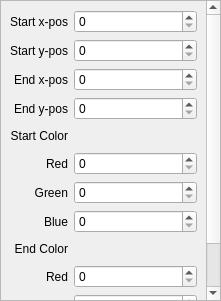
<?xml version="1.0" encoding="UTF-8"?>
<ui version="4.0">
 <class>Form</class>
 <widget class="QWidget" name="Form">
  <property name="geometry">
   <rect>
    <x>0</x>
    <y>0</y>
    <width>221</width>
    <height>301</height>
   </rect>
  </property>
  <property name="windowTitle">
   <string>Form</string>
  </property>
  <layout class="QGridLayout" name="gridLayout">
   <property name="leftMargin">
    <number>0</number>
   </property>
   <property name="topMargin">
    <number>0</number>
   </property>
   <property name="rightMargin">
    <number>0</number>
   </property>
   <property name="bottomMargin">
    <number>0</number>
   </property>
   <property name="horizontalSpacing">
    <number>6</number>
   </property>
   <item row="0" column="0">
    <widget class="QScrollArea" name="scrollArea">
     <property name="widgetResizable">
      <bool>true</bool>
     </property>
     <widget class="QWidget" name="scrollAreaWidgetContents">
      <property name="geometry">
       <rect>
        <x>0</x>
        <y>0</y>
        <width>205</width>
        <height>414</height>
       </rect>
      </property>
      <layout class="QGridLayout" name="gridLayout_2">
       <item row="9" column="1">
        <widget class="QSpinBox" name="spinBox_8"/>
       </item>
       <item row="6" column="0">
        <widget class="QLabel" name="label_7">
         <property name="text">
          <string>Green</string>
         </property>
         <property name="alignment">
          <set>Qt::AlignRight|Qt::AlignTrailing|Qt::AlignVCenter</set>
         </property>
        </widget>
       </item>
       <item row="7" column="1">
        <widget class="QSpinBox" name="spinBox_7"/>
       </item>
       <item row="6" column="1">
        <widget class="QSpinBox" name="spinBox_6"/>
       </item>
       <item row="8" column="0">
        <widget class="QLabel" name="label_9">
         <property name="text">
          <string>End Color</string>
         </property>
         <property name="alignment">
          <set>Qt::AlignRight|Qt::AlignTrailing|Qt::AlignVCenter</set>
         </property>
        </widget>
       </item>
       <item row="5" column="0">
        <widget class="QLabel" name="label_6">
         <property name="text">
          <string>Red</string>
         </property>
         <property name="alignment">
          <set>Qt::AlignRight|Qt::AlignTrailing|Qt::AlignVCenter</set>
         </property>
        </widget>
       </item>
       <item row="0" column="1">
        <widget class="QSpinBox" name="spinBox"/>
       </item>
       <item row="1" column="0">
        <widget class="QLabel" name="label_2">
         <property name="text">
          <string>Start y-pos</string>
         </property>
         <property name="alignment">
          <set>Qt::AlignRight|Qt::AlignTrailing|Qt::AlignVCenter</set>
         </property>
        </widget>
       </item>
       <item row="9" column="0">
        <widget class="QLabel" name="label_10">
         <property name="text">
          <string>Red</string>
         </property>
         <property name="alignment">
          <set>Qt::AlignRight|Qt::AlignTrailing|Qt::AlignVCenter</set>
         </property>
        </widget>
       </item>
       <item row="2" column="0">
        <widget class="QLabel" name="label_3">
         <property name="text">
          <string>End x-pos</string>
         </property>
         <property name="alignment">
          <set>Qt::AlignRight|Qt::AlignTrailing|Qt::AlignVCenter</set>
         </property>
        </widget>
       </item>
       <item row="3" column="0">
        <widget class="QLabel" name="label_4">
         <property name="text">
          <string>End y-pos</string>
         </property>
         <property name="alignment">
          <set>Qt::AlignRight|Qt::AlignTrailing|Qt::AlignVCenter</set>
         </property>
        </widget>
       </item>
       <item row="10" column="1">
        <widget class="QSpinBox" name="spinBox_9"/>
       </item>
       <item row="1" column="1">
        <widget class="QSpinBox" name="spinBox_2"/>
       </item>
       <item row="4" column="1">
        <spacer name="horizontalSpacer">
         <property name="orientation">
          <enum>Qt::Horizontal</enum>
         </property>
         <property name="sizeHint" stdset="0">
          <size>
           <width>40</width>
           <height>20</height>
          </size>
         </property>
        </spacer>
       </item>
       <item row="5" column="1">
        <widget class="QSpinBox" name="spinBox_5"/>
       </item>
       <item row="3" column="1">
        <widget class="QSpinBox" name="spinBox_4"/>
       </item>
       <item row="10" column="0">
        <widget class="QLabel" name="label_11">
         <property name="text">
          <string>Green</string>
         </property>
         <property name="alignment">
          <set>Qt::AlignRight|Qt::AlignTrailing|Qt::AlignVCenter</set>
         </property>
        </widget>
       </item>
       <item row="4" column="0">
        <widget class="QLabel" name="label_5">
         <property name="text">
          <string>Start Color</string>
         </property>
         <property name="alignment">
          <set>Qt::AlignRight|Qt::AlignTrailing|Qt::AlignVCenter</set>
         </property>
        </widget>
       </item>
       <item row="2" column="1">
        <widget class="QSpinBox" name="spinBox_3"/>
       </item>
       <item row="0" column="0">
        <widget class="QLabel" name="label">
         <property name="text">
          <string>Start x-pos</string>
         </property>
         <property name="alignment">
          <set>Qt::AlignRight|Qt::AlignTrailing|Qt::AlignVCenter</set>
         </property>
        </widget>
       </item>
       <item row="7" column="0">
        <widget class="QLabel" name="label_8">
         <property name="text">
          <string>Blue</string>
         </property>
         <property name="alignment">
          <set>Qt::AlignRight|Qt::AlignTrailing|Qt::AlignVCenter</set>
         </property>
        </widget>
       </item>
       <item row="8" column="1">
        <spacer name="horizontalSpacer_2">
         <property name="orientation">
          <enum>Qt::Horizontal</enum>
         </property>
         <property name="sizeHint" stdset="0">
          <size>
           <width>40</width>
           <height>20</height>
          </size>
         </property>
        </spacer>
       </item>
       <item row="11" column="1">
        <widget class="QSpinBox" name="spinBox_10"/>
       </item>
       <item row="11" column="0">
        <widget class="QLabel" name="label_12">
         <property name="text">
          <string>Blue</string>
         </property>
         <property name="alignment">
          <set>Qt::AlignRight|Qt::AlignTrailing|Qt::AlignVCenter</set>
         </property>
        </widget>
       </item>
      </layout>
     </widget>
    </widget>
   </item>
  </layout>
 </widget>
 <resources/>
 <connections/>
</ui>
